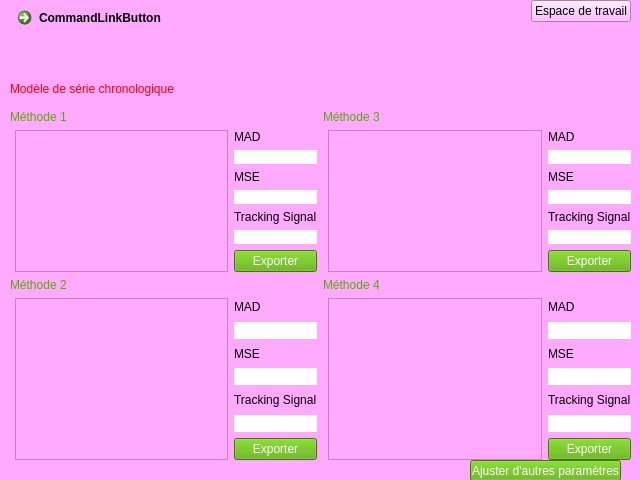
<?xml version="1.0" encoding="UTF-8"?>
<ui version="4.0">
 <class>Dialog</class>
 <widget class="QDialog" name="Dialog">
  <property name="geometry">
   <rect>
    <x>0</x>
    <y>0</y>
    <width>640</width>
    <height>480</height>
   </rect>
  </property>
  <property name="windowTitle">
   <string>Dialog</string>
  </property>
  <property name="styleSheet">
   <string notr="true">background-color: rgb(255, 170, 255);</string>
  </property>
  <widget class="QWidget" name="layoutWidget_3">
   <property name="geometry">
    <rect>
     <x>10</x>
     <y>0</y>
     <width>621</width>
     <height>109</height>
    </rect>
   </property>
   <layout class="QVBoxLayout" name="verticalLayout_2">
    <item>
     <layout class="QHBoxLayout" name="horizontalLayout_2">
      <item alignment="Qt::AlignLeft|Qt::AlignTop">
       <widget class="QCommandLinkButton" name="retour">
        <property name="text">
         <string>CommandLinkButton</string>
        </property>
       </widget>
      </item>
      <item alignment="Qt::AlignRight|Qt::AlignTop">
       <widget class="QPushButton" name="pushButton_5">
        <property name="text">
         <string>Espace de travail</string>
        </property>
       </widget>
      </item>
     </layout>
    </item>
    <item>
     <spacer name="horizontalSpacer">
      <property name="orientation">
       <enum>Qt::Horizontal</enum>
      </property>
      <property name="sizeHint" stdset="0">
       <size>
        <width>40</width>
        <height>20</height>
       </size>
      </property>
     </spacer>
    </item>
    <item>
     <widget class="QLabel" name="label">
      <property name="styleSheet">
       <string notr="true">color: rgb(255, 0, 0);
font: 75 13pt &quot;MS Shell Dlg 2&quot;;</string>
      </property>
      <property name="text">
       <string>Modèle de série chronologique</string>
      </property>
     </widget>
    </item>
   </layout>
  </widget>
  <widget class="QPushButton" name="pushButton_6">
   <property name="geometry">
    <rect>
     <x>470</x>
     <y>460</y>
     <width>151</width>
     <height>21</height>
    </rect>
   </property>
   <property name="styleSheet">
    <string notr="true">white-space: normal;
overflow-wrap: break-word;
background-color: rgb(85, 170, 0);
color: rgb(255, 255, 255);</string>
   </property>
   <property name="text">
    <string>Ajuster d'autres paramètres</string>
   </property>
   <property name="iconSize">
    <size>
     <width>20</width>
     <height>20</height>
    </size>
   </property>
  </widget>
  <widget class="QWidget" name="layoutWidget">
   <property name="geometry">
    <rect>
     <x>10</x>
     <y>110</y>
     <width>621</width>
     <height>350</height>
    </rect>
   </property>
   <layout class="QGridLayout" name="gridLayout_5">
    <item row="0" column="0" rowspan="2" colspan="2">
     <layout class="QGridLayout" name="gridLayout_2">
      <item row="0" column="0">
       <widget class="QLabel" name="label_2">
        <property name="styleSheet">
         <string notr="true">color: rgb(85, 170, 0);
font: 11pt &quot;MS Shell Dlg 2&quot;;</string>
        </property>
        <property name="text">
         <string>Méthode 1</string>
        </property>
       </widget>
      </item>
      <item row="1" column="0" rowspan="2">
       <layout class="QVBoxLayout" name="verticalLayout">
        <property name="leftMargin">
         <number>5</number>
        </property>
        <item>
         <widget class="QGraphicsView" name="graphicsView"/>
        </item>
       </layout>
      </item>
      <item row="1" column="1">
       <layout class="QVBoxLayout" name="verticalLayout_3">
        <item>
         <layout class="QVBoxLayout" name="verticalLayout_5">
          <item>
           <widget class="QLabel" name="label_6">
            <property name="text">
             <string>MAD</string>
            </property>
           </widget>
          </item>
          <item>
           <widget class="QLabel" name="label_9">
            <property name="styleSheet">
             <string notr="true">background-color: rgb(255, 255, 255);</string>
            </property>
            <property name="text">
             <string/>
            </property>
           </widget>
          </item>
         </layout>
        </item>
        <item>
         <layout class="QVBoxLayout" name="verticalLayout_6">
          <item>
           <widget class="QLabel" name="label_7">
            <property name="text">
             <string>MSE</string>
            </property>
           </widget>
          </item>
          <item>
           <widget class="QLabel" name="label_10">
            <property name="styleSheet">
             <string notr="true">background-color: rgb(255, 255, 255);</string>
            </property>
            <property name="text">
             <string/>
            </property>
           </widget>
          </item>
         </layout>
        </item>
        <item>
         <layout class="QVBoxLayout" name="verticalLayout_7">
          <item>
           <widget class="QLabel" name="label_8">
            <property name="text">
             <string>Tracking Signal</string>
            </property>
           </widget>
          </item>
          <item>
           <widget class="QLabel" name="label_11">
            <property name="styleSheet">
             <string notr="true">background-color: rgb(255, 255, 255);</string>
            </property>
            <property name="text">
             <string/>
            </property>
           </widget>
          </item>
         </layout>
        </item>
       </layout>
      </item>
      <item row="2" column="1">
       <widget class="QPushButton" name="pushButton">
        <property name="styleSheet">
         <string notr="true">background-color: rgb(85, 170, 0);
color: rgb(255, 255, 255);</string>
        </property>
        <property name="text">
         <string>Exporter</string>
        </property>
        <property name="iconSize">
         <size>
          <width>20</width>
          <height>20</height>
         </size>
        </property>
       </widget>
      </item>
     </layout>
    </item>
    <item row="0" column="2" rowspan="2" colspan="2">
     <layout class="QGridLayout" name="gridLayout">
      <item row="0" column="0">
       <widget class="QLabel" name="label_3">
        <property name="styleSheet">
         <string notr="true">color: rgb(85, 170, 0);
font: 11pt &quot;MS Shell Dlg 2&quot;;</string>
        </property>
        <property name="text">
         <string>Méthode 3</string>
        </property>
       </widget>
      </item>
      <item row="1" column="0" rowspan="2">
       <layout class="QVBoxLayout" name="verticalLayout_21">
        <property name="leftMargin">
         <number>5</number>
        </property>
        <item>
         <widget class="QGraphicsView" name="graphicsView_4"/>
        </item>
       </layout>
      </item>
      <item row="1" column="1">
       <layout class="QVBoxLayout" name="verticalLayout_17">
        <item>
         <layout class="QVBoxLayout" name="verticalLayout_18">
          <item>
           <widget class="QLabel" name="label_24">
            <property name="text">
             <string>MAD</string>
            </property>
           </widget>
          </item>
          <item>
           <widget class="QLabel" name="label_25">
            <property name="styleSheet">
             <string notr="true">background-color: rgb(255, 255, 255);</string>
            </property>
            <property name="text">
             <string/>
            </property>
           </widget>
          </item>
         </layout>
        </item>
        <item>
         <layout class="QVBoxLayout" name="verticalLayout_19">
          <item>
           <widget class="QLabel" name="label_26">
            <property name="text">
             <string>MSE</string>
            </property>
           </widget>
          </item>
          <item>
           <widget class="QLabel" name="label_27">
            <property name="styleSheet">
             <string notr="true">background-color: rgb(255, 255, 255);</string>
            </property>
            <property name="text">
             <string/>
            </property>
           </widget>
          </item>
         </layout>
        </item>
        <item>
         <layout class="QVBoxLayout" name="verticalLayout_20">
          <item>
           <widget class="QLabel" name="label_28">
            <property name="text">
             <string>Tracking Signal</string>
            </property>
           </widget>
          </item>
          <item>
           <widget class="QLabel" name="label_29">
            <property name="styleSheet">
             <string notr="true">background-color: rgb(255, 255, 255);</string>
            </property>
            <property name="text">
             <string/>
            </property>
           </widget>
          </item>
         </layout>
        </item>
       </layout>
      </item>
      <item row="2" column="1">
       <widget class="QPushButton" name="pushButton_4">
        <property name="styleSheet">
         <string notr="true">background-color: rgb(85, 170, 0);
color: rgb(255, 255, 255);</string>
        </property>
        <property name="text">
         <string>Exporter</string>
        </property>
        <property name="iconSize">
         <size>
          <width>20</width>
          <height>20</height>
         </size>
        </property>
       </widget>
      </item>
     </layout>
    </item>
    <item row="2" column="0" colspan="2">
     <layout class="QGridLayout" name="gridLayout_4">
      <item row="0" column="0">
       <widget class="QLabel" name="label_14">
        <property name="styleSheet">
         <string notr="true">color: rgb(85, 170, 0);
font: 11pt &quot;MS Shell Dlg 2&quot;;</string>
        </property>
        <property name="text">
         <string>Méthode 2</string>
        </property>
       </widget>
      </item>
      <item row="1" column="0" rowspan="2">
       <layout class="QVBoxLayout" name="verticalLayout_4">
        <property name="leftMargin">
         <number>5</number>
        </property>
        <item>
         <widget class="QGraphicsView" name="graphicsView_2"/>
        </item>
       </layout>
      </item>
      <item row="1" column="1">
       <layout class="QVBoxLayout" name="verticalLayout_8">
        <item>
         <layout class="QVBoxLayout" name="verticalLayout_9">
          <item>
           <widget class="QLabel" name="label_15">
            <property name="text">
             <string>MAD</string>
            </property>
           </widget>
          </item>
          <item>
           <widget class="QLabel" name="label_16">
            <property name="styleSheet">
             <string notr="true">background-color: rgb(255, 255, 255);</string>
            </property>
            <property name="text">
             <string/>
            </property>
           </widget>
          </item>
         </layout>
        </item>
        <item>
         <layout class="QVBoxLayout" name="verticalLayout_10">
          <item>
           <widget class="QLabel" name="label_17">
            <property name="text">
             <string>MSE</string>
            </property>
           </widget>
          </item>
          <item>
           <widget class="QLabel" name="label_18">
            <property name="styleSheet">
             <string notr="true">background-color: rgb(255, 255, 255);</string>
            </property>
            <property name="text">
             <string/>
            </property>
           </widget>
          </item>
         </layout>
        </item>
        <item>
         <layout class="QVBoxLayout" name="verticalLayout_11">
          <item>
           <widget class="QLabel" name="label_19">
            <property name="text">
             <string>Tracking Signal</string>
            </property>
           </widget>
          </item>
          <item>
           <widget class="QLabel" name="label_20">
            <property name="styleSheet">
             <string notr="true">background-color: rgb(255, 255, 255);</string>
            </property>
            <property name="text">
             <string/>
            </property>
           </widget>
          </item>
         </layout>
        </item>
       </layout>
      </item>
      <item row="2" column="1">
       <widget class="QPushButton" name="pushButton_2">
        <property name="styleSheet">
         <string notr="true">background-color: rgb(85, 170, 0);
color: rgb(255, 255, 255);</string>
        </property>
        <property name="text">
         <string>Exporter</string>
        </property>
        <property name="iconSize">
         <size>
          <width>20</width>
          <height>20</height>
         </size>
        </property>
       </widget>
      </item>
     </layout>
    </item>
    <item row="2" column="2" colspan="2">
     <layout class="QGridLayout" name="gridLayout_3">
      <item row="0" column="0">
       <widget class="QLabel" name="label_13">
        <property name="styleSheet">
         <string notr="true">color: rgb(85, 170, 0);
font: 11pt &quot;MS Shell Dlg 2&quot;;</string>
        </property>
        <property name="text">
         <string>Méthode 4</string>
        </property>
       </widget>
      </item>
      <item row="1" column="0" rowspan="2">
       <layout class="QVBoxLayout" name="verticalLayout_22">
        <property name="leftMargin">
         <number>5</number>
        </property>
        <item>
         <widget class="QGraphicsView" name="graphicsView_5"/>
        </item>
       </layout>
      </item>
      <item row="1" column="1">
       <layout class="QVBoxLayout" name="verticalLayout_23">
        <item>
         <layout class="QVBoxLayout" name="verticalLayout_24">
          <item>
           <widget class="QLabel" name="label_30">
            <property name="text">
             <string>MAD</string>
            </property>
           </widget>
          </item>
          <item>
           <widget class="QLabel" name="label_31">
            <property name="styleSheet">
             <string notr="true">background-color: rgb(255, 255, 255);</string>
            </property>
            <property name="text">
             <string/>
            </property>
           </widget>
          </item>
         </layout>
        </item>
        <item>
         <layout class="QVBoxLayout" name="verticalLayout_25">
          <item>
           <widget class="QLabel" name="label_32">
            <property name="text">
             <string>MSE</string>
            </property>
           </widget>
          </item>
          <item>
           <widget class="QLabel" name="label_33">
            <property name="styleSheet">
             <string notr="true">background-color: rgb(255, 255, 255);</string>
            </property>
            <property name="text">
             <string/>
            </property>
           </widget>
          </item>
         </layout>
        </item>
        <item>
         <layout class="QVBoxLayout" name="verticalLayout_26">
          <item>
           <widget class="QLabel" name="label_34">
            <property name="text">
             <string>Tracking Signal</string>
            </property>
           </widget>
          </item>
          <item>
           <widget class="QLabel" name="label_35">
            <property name="styleSheet">
             <string notr="true">background-color: rgb(255, 255, 255);</string>
            </property>
            <property name="text">
             <string/>
            </property>
           </widget>
          </item>
         </layout>
        </item>
       </layout>
      </item>
      <item row="2" column="1">
       <widget class="QPushButton" name="pushButton_7">
        <property name="styleSheet">
         <string notr="true">background-color: rgb(85, 170, 0);
color: rgb(255, 255, 255);</string>
        </property>
        <property name="text">
         <string>Exporter</string>
        </property>
        <property name="iconSize">
         <size>
          <width>20</width>
          <height>20</height>
         </size>
        </property>
       </widget>
      </item>
     </layout>
    </item>
   </layout>
  </widget>
 </widget>
 <resources/>
 <connections/>
</ui>
